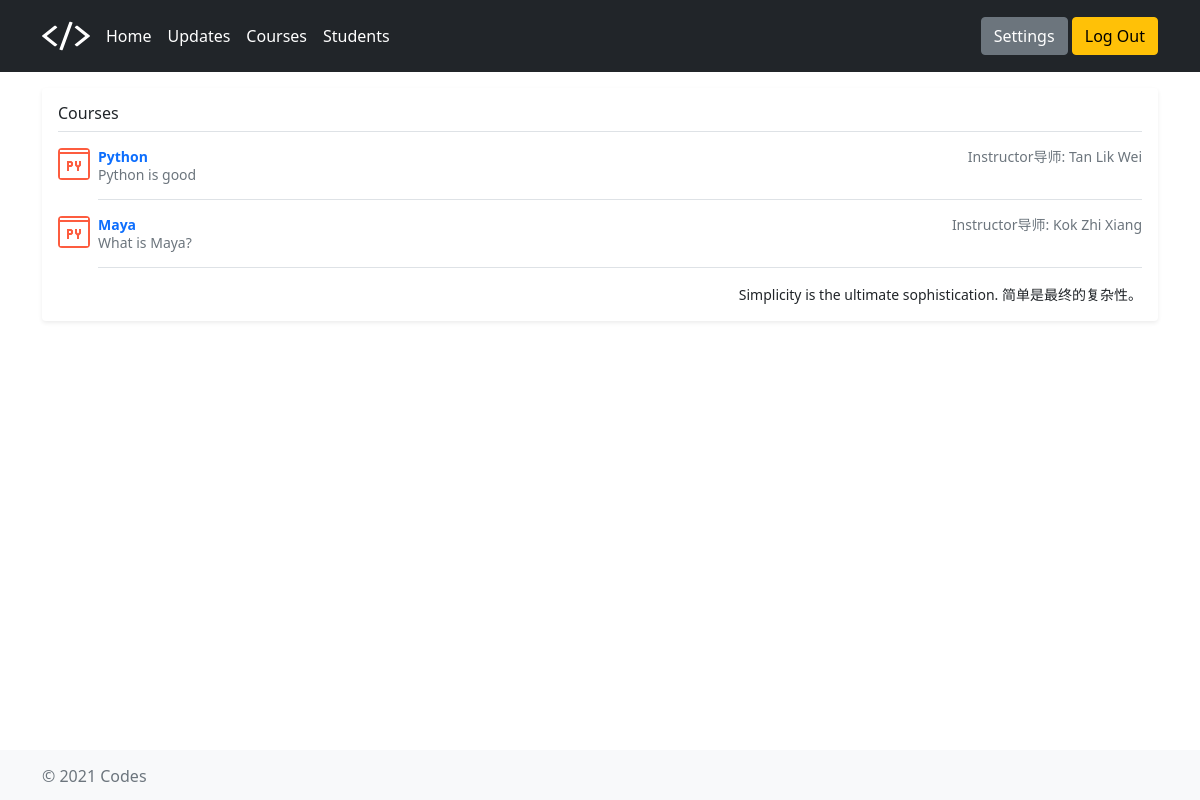
The app's page /courses/ (signed in), older data.
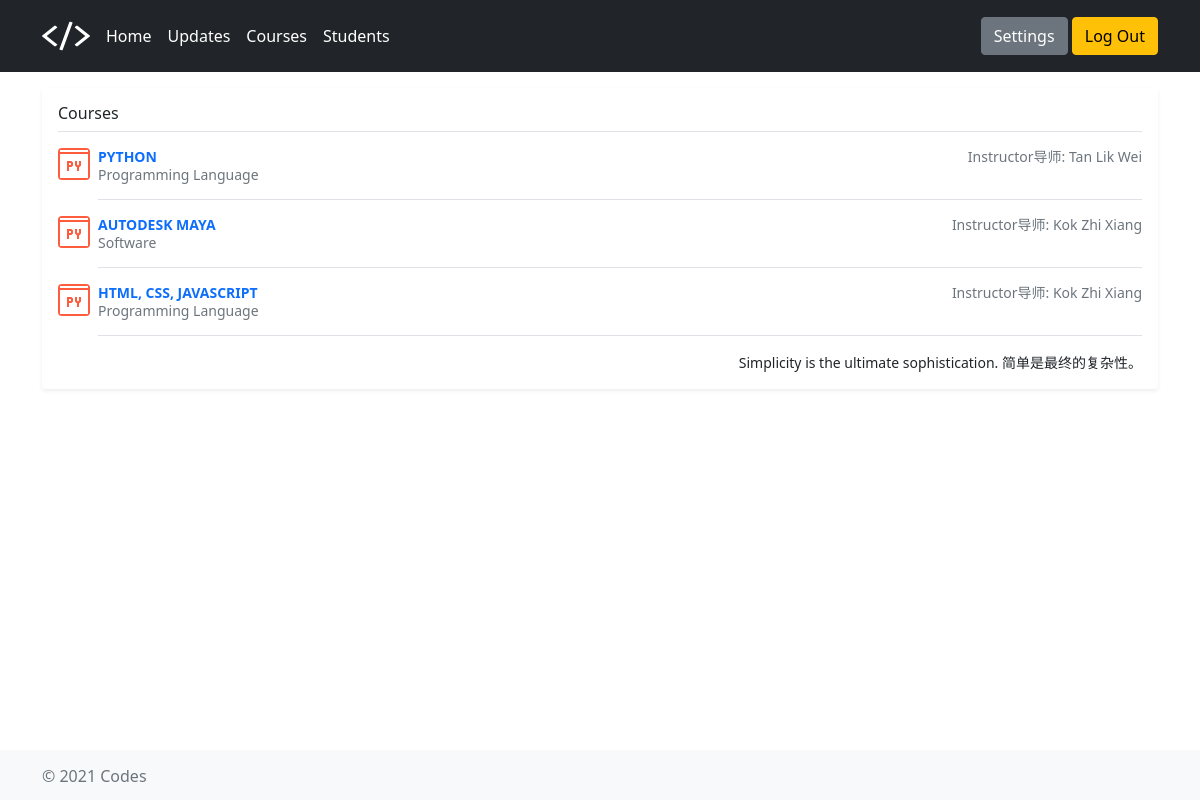
The same page, newer data.
### courses/models.py (models this page shows)
class Course(models.Model):
    instructor = models.ForeignKey(
        settings.AUTH_USER_MODEL,
        on_delete=models.CASCADE,
        null=True
    )
    course_name = models.CharField(max_length=200)
    course_description = models.CharField(max_length=200)
    course_created_datetime = models.DateTimeField(auto_now_add=True)

### courses/views.py (the view)
# urls.py: path('courses/', courses_view, name='courses'),
@login_required
def courses_view(request, *args, **kwargs):  # *args, **kwargs
    course_list = Course.objects.all()
    context = {'course_list': course_list}
    return render(request, 'courses/index.html', context)

### templates/courses/index.html (shortened to what this page needs)
{% extends "base_generic.html" %}
    {% block head %}
    {% load static %}
    <link href="{% static 'assets/dist/css/bootstrap.min.css' %}" rel="stylesheet" />
    {% load static %}
    <link href="{% static 'headers.css' %}" rel="stylesheet" />
    <link href="{% static 'offcanvas.css' %}" rel="stylesheet">
    <link href="{% static 'sticky-footer.css' %}" rel="stylesheet">
    {% endblock %}
{% block content %}
<body class="d-flex flex-column h-100">
    <main class="container">
        <div class="my-3 p-3 bg-body rounded shadow-sm">
            <h6 class="border-bottom pb-2 mb-0">Courses</h6>
            {% if course_list %}
            {% for course in course_list %}
            <div class="d-flex text-muted pt-3">
                <div class="pb-3 mb-0 small lh-sm border-bottom w-100">
                    <div class="d-flex justify-content-between">
                        <strong class="text-gray-dark"><a href="/courses/{{ course.id }}/">
                                {{ course.course_name }}</a></strong>
                        Instructor导师: {{ course.instructor.last_name }} {{ course.instructor.first_name }}
                    </div>
                    <span class="d-block">{{ course.course_description }}</span>
                </div>
            </div>
            {% endfor %}
            {% else %}
            <p>No course are available.</p>
            {% endif %}
            <small class="d-block text-end mt-3">
                Simplicity is the ultimate sophistication. 简单是最终的复杂性。
            </small>
        </div>
    </main>
</body>
{% endblock %}
{% block script%}
{% load static %}
{% endblock %}

Row changes from the older to the newer data that the page shows:
changed Course "Tan": course_name "Python" → "PYTHON"; course_description "Python is good" → "Programming Language"
changed Course: course_name "Maya" → "AUTODESK MAYA"; course_description "What is Maya?" → "Software"
added Course: course_name "HTML, CSS, JAVASCRIPT", instructor.last_name "Kok", instructor.first_name "Zhi Xiang", course_description "Programming Language"
